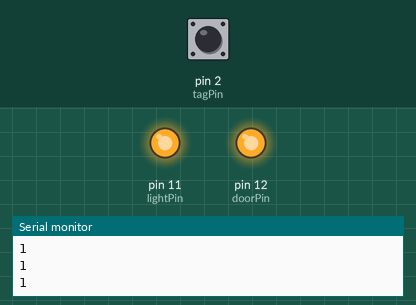
Simulated run of this sketch. Board: Arduino Uno, built with avr-gcc and run on an emulated ATmega328P. Shown: output pins drawn as LEDs (lit = HIGH), the last lines printed to the serial monitor. The inputs (shaded band) are chosen by the test bench; at power-on: pin 2 (tagPin) HIGH.

Above: at 1.2 s.
1.3 s: pin 2 (tagPin) pulled LOW for 0.15 s
At 2.6 s:
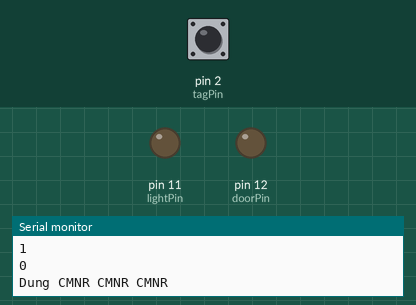
Timing chart, 0 to 4.3 s (numbered marks = the images above; inputs shaded):
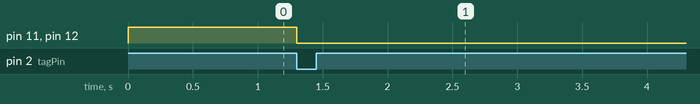

The sketch:

_3_Lap4_The.ino
```cpp
int tagPin = 2;    // select the input pin for the potentiometer
int doorPin = 12;
int lightPin = 11;

bool flagDone = false;

void setup() {
  // put your setup code here, to run once:
  Serial.begin(9600);
  pinMode(tagPin, INPUT_PULLUP);
  pinMode(doorPin, OUTPUT);
  pinMode(lightPin, OUTPUT);
  digitalWrite(doorPin, HIGH);
  digitalWrite(lightPin, HIGH);
}

void loop() {
  if (!flagDone) {
    int buttonValue = digitalRead(tagPin);
    Serial.println(buttonValue);
    if (!buttonValue) {
      Serial.println("Dung CMNR CMNR CMNR");
      digitalWrite(doorPin, LOW);
      digitalWrite(lightPin, LOW);
      delay(1000);
      flagDone = true;
    }
  }
  delay(100);
}
```

Measured:
- after the input at 1.3 s, pin 11 (lightPin), pin 12 (doorPin): HIGH → LOW at once
